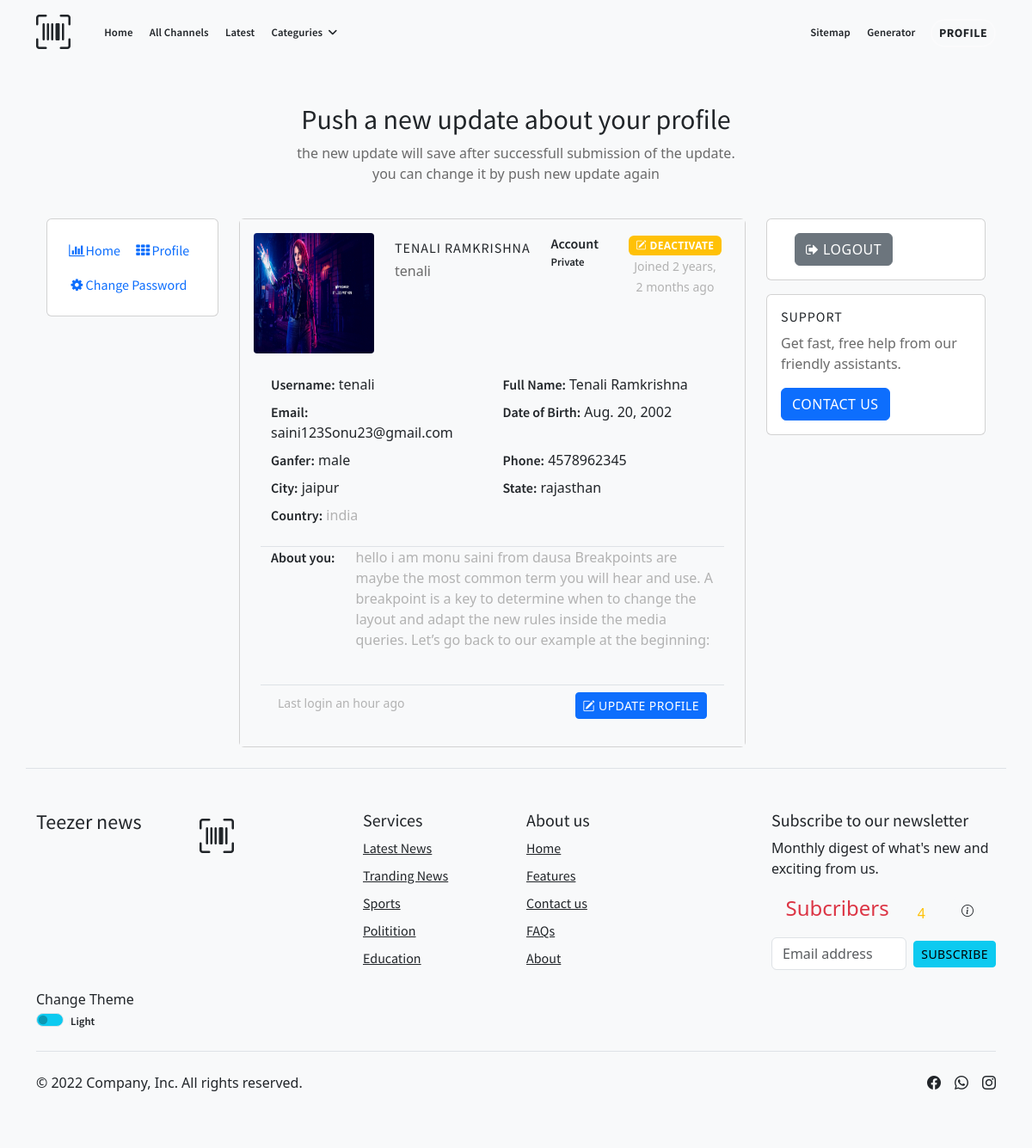
/profile/ (signed in), run on the app's committed database.
### news/models.py (models this page shows)
class User(AbstractUser):
    gender = models.CharField(max_length=10,default='male',choices=[('male','male'),('female','female'),('other','other')])
    dob = models.DateField(null=True,blank=True)
    phone = models.CharField(max_length=15,default='',blank=True)
    city = models.CharField(max_length=50,default='',blank=True)
    state = models.CharField(max_length=50,default='',blank=True)
    country = models.CharField(max_length=50,default='',blank=True)
    bio = models.TextField(blank=True)
    private = models.BooleanField(default=False)
    profile = models.ImageField(upload_to='profile_images', blank=True,null=True)
    groups = models.ManyToManyField(Group, related_name='users',blank=True)
    user_permissions = models.ManyToManyField(Permission, related_name='users',blank=True)

### profiles/views.py (the view)
# urls.py: path('',login_required(Dashboard),name='dashboard'),
def Dashboard(request):
    return render(request,'dashboard.html')

### profiles/templates/dashboard.html (shortened to what this page needs)
{% extends 'base2.html' %}
{% block content_box %}
{% load humanize %}
<section class="d-flex flex-column justify-content-center align-items-center pb-4">
    <div class="container">
        <div class="row justify-content-center">
            <div class="col-lg-6 text-center">
                <h2>Push a new update about your profile</h2>
                <p>the new update will save after successfull submission of the update. you can change it by push new
                    update again</p>
            </div>
        </div>
    </div>
</section>
<link href="https://maxcdn.bootstrapcdn.com/font-awesome/4.3.0/css/font-awesome.min.css" rel="stylesheet">
<div class="container">
    <div class="row flex-lg-nowrap">
        <div class="col-12 col-lg-auto mb-3">
            <div class="card p-3 side-action" style="width: 200px !important;" >
                <div class="e-navlist e-navlist--active-bg"  >
                    <ul class="nav">
                        <li class="nav-item"><a class="nav-link px-2 active" href="/"><i
                                    class="fa fa-fw fa-bar-chart mr-1"></i><span>Home</span></a></li>
                        <li class="nav-item"><a class="nav-link px-2" href="/profile"><i
                                    class="fa fa-fw fa-th mr-1"></i><span>Profile</span></a></li>
                        <li class="nav-item"><a class="nav-link px-2" href="/profile/password/change"><i
                                    class="fa fa-fw fa-cog mr-1"></i><span>Change Password</span></a></li>
                    </ul>
                </div>
            </div>
        </div>
        <div class="col">
            <div class="row">
                <div class="col mb-4">
                    <form action="/profile/{{request.user.id}}/update" method="post" enctype="multipart/form-data">
                        <div class="card ">
                            <div class="card-body text-dark bg-light">
                                <div class="e-profile">
                                    <div class="row">
                                        <div class="col-12 col-sm-auto mb-3">
                                            <div class="mx-auto" style="width: 140px;">
                                                <div class="d-flex justify-content-center align-items-center rounded"
                                                    style="height: 140px; background-color: rgb(233, 236, 239);">
                                                    <img id="profile_image" src="{{request.user.profile.url}}"
                                                        style="width:100%;height:100%;border-radius:4px;">
                                                </div>
                                            </div>
                                        </div>
                                        <div class="col d-flex flex-column flex-sm-row justify-content-between mb-3">
                                            <div class="text-center text-sm-left mb-2 mb-sm-0">
                                                <h6 class="pt-sm-2 pb-1 mb-0 text-nowrap">
                                                    {{request.user.first_name}}
                                                    {{request.user.last_name}}</h6>
                                                <p class="mb-0 text-start">{{request.user.username}}</p>
                                            </div>
                                        </div>
                                        <div class="col-md-auto">
                                            <label for="type">
                                                <span class="fs-6">Account</span><br>
                                                {% if request.user.private %}
                                                Private
                                                {% else %}
                                                Public
                                                {% endif %}
                                            </label>
                                        </div>
                                        <div class="col text-center text-sm-right">
                                            <form action="/profile/{{request.user.id}}/deactivate">
                                                <button class="btn badge badge-danger bg-warning " type="submit">
                                                    <i class="bi bi-pencil-square"></i>
                                                    <span>Deactivate</span>
                                                </button>
                                            </form>
                                            <div class="text-muted"><small>Joined
                                                    {{request.user.date_joined|naturaltime}}</small></div>
                                        </div>
                                    </div>
                                </div>
                                <div class="row m-2">
                                    <div class="col">
                                        <label for="username" class="fs-6">Username:</label>
                                        {{request.user.username}}
                                    </div>
                                    <div class="col-md">
                                        <label for="name" class="fs-6">Full Name:</label>
                                        {{request.user.first_name|capfirst}} {{request.user.last_name|capfirst}}
                                    </div>
                                </div>
                                <div class="row m-2">
                                    <div class="col">
                                        <label for="email" class="fs-6">Email:</label>
                                        {{request.user.email}}
                                    </div>
                                    <div class="col-md">
                                        <label for="dob" class="fs-6">Date of Birth:</label>
                                        {{request.user.dob}}
                                    </div>
                                </div>
                                <div class="row m-2 ">
                                    <div class="col-md">
                                        <label for="gender" class="fs-6">Ganfer:</label>
                                        {{request.user.gender}}
                                    </div>
                                    <div class="col-md">
                                        <label for="hone" class="fs-6">Phone:</label>
                                        {{request.user.phone}}
                                    </div>
                                </div>
                                <div class="row m-2 ">
                                    <div class="col">
                                        <label for="city" class="fs-6">City:</label>
                                        {{request.user.city}}
                                    </div>
                                    <div class="col-md">
                                        <label for="state" class="fs-6">State:</label>
                                        {{request.user.state}}
                                    </div>
                                </div>
                                <div class="row m-2 ">
                                    <div class="col-md">
                                        <label for="country" class="fs-6">Country:</label>
                                        <span class="text-muted">{{request.user.country}}</span>
                                    </div>
                                </div>
                                <div class="row m-2  border-top my-4">
                                    <div class="col-md-auto">
                                        <label for="bio" class="fs-6">About you:</label>
                                    </div>
                                    <div class="col">
                                        <p class="text-muted">
                                            {{request.user.bio}}
                                        </p>
                                    </div>
                                </div>
                                <div class="row  m-2 border-top p-2">
                                    <div class="col text-muted">
                                        <small>Last login
                                            {{request.user.last_login|naturaltime}}</small>
                                    </div>
                                    <div class="col text-end">
                                        <form action="/profile/{{request.user.id}}/update">
                                            <button class="btn btn-primary btn-sm" type="submit">
                                                <i class="bi bi-pencil-square"></i>
                                                <span>Update Profile</span>
                                            </button>
                                        </form>
                                    </div>
                                </div>
                            </div>
                        </div>
                </div>
            </div>
        </div>
        <div class="col-12 col-md-3 mb-3">
            <div class="card mb-3">
                <div class="card-body">
                    <div class="px-xl-3">
                        <form action="/logout/" method="post">
                            <button type="submit" class="btn btn-block btn-secondary">
                                <i class="fa fa-sign-out"></i>
                                <span>Logout</span>
                            </button>
                        </form>
                    </div>
                </div>
            </div>
            <div class="card">
                <div class="card-body">
                    <h6 class="card-title font-weight-bold">Support</h6>
                    <p class="card-text">Get fast, free help from our friendly assistants.</p>
                    <a href="/contact" type="button" class="btn btn-primary">Contact Us</a>
                </div>
            </div>
        </div>
    </div>
</div>
{% endblock content_box %}
{% block js %}
{% load static %}
{% endblock js %}

### data on the page
User: user.profile (picture), user.first_name "TENALI", user.last_name "RAMKRISHNA", user.username "tenali", user.date_joined "2 years, 2 months ago", user.first_name "Tenali", user.last_name "Ramkrishna", user.email "saini123Sonu23@gmail.com", user.dob "Aug. 20, 2002", user.gender "male", user.phone "4578962345", user.city "jaipur", user.state "rajasthan", user.country "india", user.bio "hello i am monu saini from dausa Breakpoints are maybe the most common term you will hear and use. A breakpoint is a key to determine when to change the layout and adapt the new rules inside the media queries. Let’s go back to our example at the beginning:", user.last_login "an hour ago"
